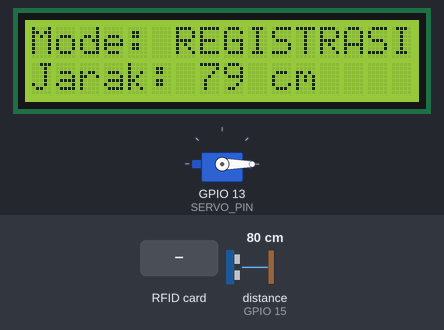
A sketch run on a simulated ESP32. Parts: 16×2 character LCD, servo. Wiring (inferred from the names in the program): ultrasonic range finder: trigger GPIO 2; echo GPIO 15. Inputs (shaded band) come from the test bench; at power-on: distance to the obstacle (sensor on GPIO 15) 80 cm. The echo pulse lasts 58.3 µs per cm; EEPROM starts erased; what the sketch prints to the serial monitor is not drawn.

Above: at 3.3 s.
3.4 s: distance to the obstacle (sensor on GPIO 15) set to 2 cm
At 5.3 s:
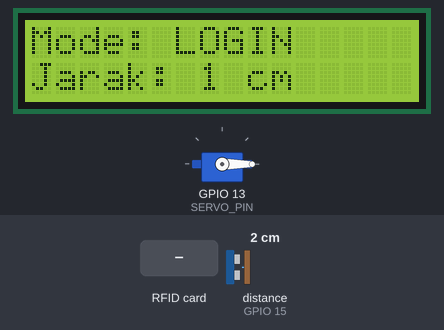
5.6 s: RFID card 5E 7A 19 C4 held to the reader
At 7.2 s:
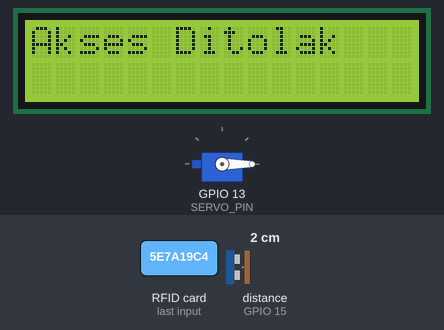
9.6 s: distance to the obstacle (sensor on GPIO 15) set to 4 cm
At 11.3 s:
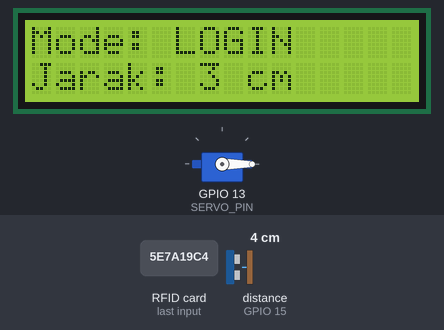
11.6 s: distance to the obstacle (sensor on GPIO 15) set to 9 cm
At 13.3 s:
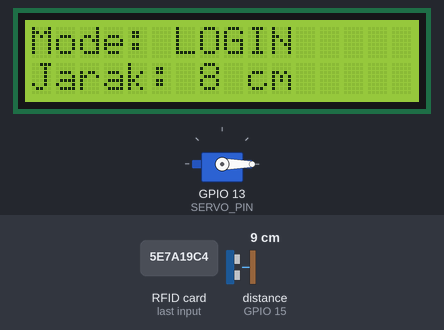
Timing chart, 0 to 14.6 s (numbered marks = the images above; inputs shaded):
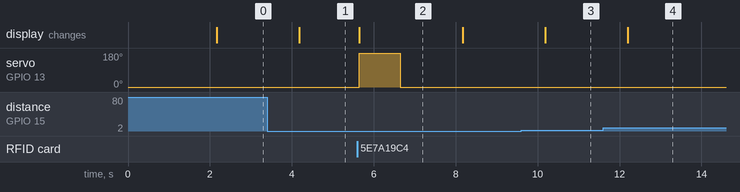

The sketch:

LCD.ino
```cpp
#include <Wire.h>
#include <LiquidCrystal_I2C.h>
#include <SPI.h>
#include <MFRC522.h>
#include <EEPROM.h>
#include <ESP32Servo.h>

// === PIN SETUP (disesuaikan dengan wiring diagram) ===
#define RST_PIN    4
#define SS_PIN     5
#define TRIG_PIN   2  // (silakan sesuaikan jika sensor ultrasonik tetap digunakan)
#define ECHO_PIN   15 // (silakan sesuaikan jika sensor ultrasonik tetap digunakan)
#define SERVO_PIN  13
#define SDA_PIN    21
#define SCL_PIN    22

// === EEPROM SETUP ===
#define EEPROM_SIZE 64
#define UID_LENGTH 4
#define MAX_UIDS (EEPROM_SIZE / UID_LENGTH)

MFRC522 rfid(SS_PIN, RST_PIN);
Servo myServo;
LiquidCrystal_I2C lcd(0x27, 16, 2); // alamat bisa 0x3F jika 0x27 tidak berfungsi

String mode = "";
unsigned long lastDistanceUpdate = 0;
long distance = 0;

void setup() {
  Serial.begin(115200);

  // LCD
  Wire.begin(SDA_PIN, SCL_PIN);
  lcd.init();
  lcd.backlight();
  lcd.setCursor(0, 0);
  lcd.print("Sistem Absensi");

  // RFID
  SPI.begin(); // default: SCK=18, MISO=19, MOSI=23
  rfid.PCD_Init();

  // Ultrasonik
  pinMode(TRIG_PIN, OUTPUT);
  pinMode(ECHO_PIN, INPUT);

  // EEPROM
  EEPROM.begin(EEPROM_SIZE);

  // Servo
  myServo.attach(SERVO_PIN);
  myServo.write(0);

  delay(2000);
  lcd.clear();
}

long readUltrasonicDistance() {
  digitalWrite(TRIG_PIN, LOW);
  delayMicroseconds(2);
  digitalWrite(TRIG_PIN, HIGH);
  delayMicroseconds(10);
  digitalWrite(TRIG_PIN, LOW);
  long duration = pulseIn(ECHO_PIN, HIGH, 30000);
  return duration * 0.034 / 2;
}

bool isRegistered(byte *uid) {
  for (int i = 0; i < MAX_UIDS; i++) {
    int base = i * UID_LENGTH;
    bool match = true;
    for (int j = 0; j < UID_LENGTH; j++) {
      if (EEPROM.read(base + j) != uid[j]) {
        match = false;
        break;
      }
    }
    if (match) return true;
  }
  return false;
}

bool saveUIDToEEPROM(byte *uid) {
  for (int i = 0; i < MAX_UIDS; i++) {
    int base = i * UID_LENGTH;
    bool empty = true;
    for (int j = 0; j < UID_LENGTH; j++) {
      if (EEPROM.read(base + j) != 0xFF) {
        empty = false;
        break;
      }
    }
    if (empty) {
      for (int j = 0; j < UID_LENGTH; j++) {
        EEPROM.write(base + j, uid[j]);
      }
      EEPROM.commit();
      return true;
    }
  }
  return false;
}

String uidToString(byte *uid, byte length) {
  String result = "";
  for (byte i = 0; i < length; i++) {
    if (uid[i] < 0x10) result += "0";
    result += String(uid[i], HEX);
  }
  return result;
}

void loop() {
  // Update mode setiap 2 detik berdasarkan jarak
  if (millis() - lastDistanceUpdate > 2000) {
    distance = readUltrasonicDistance();
    lastDistanceUpdate = millis();

    if (distance > 30) {
      mode = "REGISTRASI";
    } else {
      mode = "LOGIN";
    }

    Serial.print("Jarak: ");
    Serial.print(distance);
    Serial.print(" cm | Mode: ");
    Serial.println(mode);

    lcd.clear();
    lcd.setCursor(0, 0);
    lcd.print("Mode: " + mode);
    lcd.setCursor(0, 1);
    lcd.print("Jarak: ");
    lcd.print(distance);
    lcd.print(" cm");
  }

  // Proses RFID
  if (rfid.PICC_IsNewCardPresent() && rfid.PICC_ReadCardSerial()) {
    String uidStr = uidToString(rfid.uid.uidByte, rfid.uid.size);
    Serial.print("UID: ");
    Serial.println(uidStr);

    lcd.clear();
    lcd.setCursor(0, 0);
    lcd.print("UID:");
    lcd.setCursor(0, 1);
    lcd.print(uidStr);

    if (mode == "REGISTRASI") {
      if (isRegistered(rfid.uid.uidByte)) {
        Serial.println(" | Sudah Terdaftar");
        lcd.clear();
        lcd.print("Sudah Terdaftar");
      } else {
        if (saveUIDToEEPROM(rfid.uid.uidByte)) {
          Serial.println(" | Berhasil DIDAFTARKAN");
          lcd.clear();
          lcd.print("UID Terdaftar");
        } else {
          Serial.println(" | GAGAL - EEPROM PENUH");
          lcd.clear();
          lcd.print("EEPROM Penuh");
        }
      }
    } else if (mode == "LOGIN") {
      if (isRegistered(rfid.uid.uidByte)) {
        Serial.println(" | Akses DITERIMA");
        lcd.clear();
        lcd.print("Akses Diterima");
        myServo.write(90);
        delay(1000);
        myServo.write(0);
      } else {
        Serial.println(" | Akses DITOLAK");
        lcd.clear();
        lcd.print("Akses Ditolak");
        myServo.write(180);
        delay(1000);
        myServo.write(0);
      }
    }

    rfid.PICC_HaltA();
    rfid.PCD_StopCrypto1();
    delay(1500);
  }
}
```

Measured:
- after the input at 3.4 s, the display: changes after 0.78 s (image 1)
- after the input at 5.6 s, servo on GPIO 13 (SERVO_PIN): 0° → 180° after 0.05 s, → 0° 1.0 s later; the display: changes after 0.05 s (image 2)
- after the input at 9.6 s, the display: changes after 0.58 s (image 3)
- after the input at 11.6 s, the display: changes after 0.60 s (image 4)
- what the display in image 2 shows lasts 2.6 s, from 5.6 s to 8.2 s
